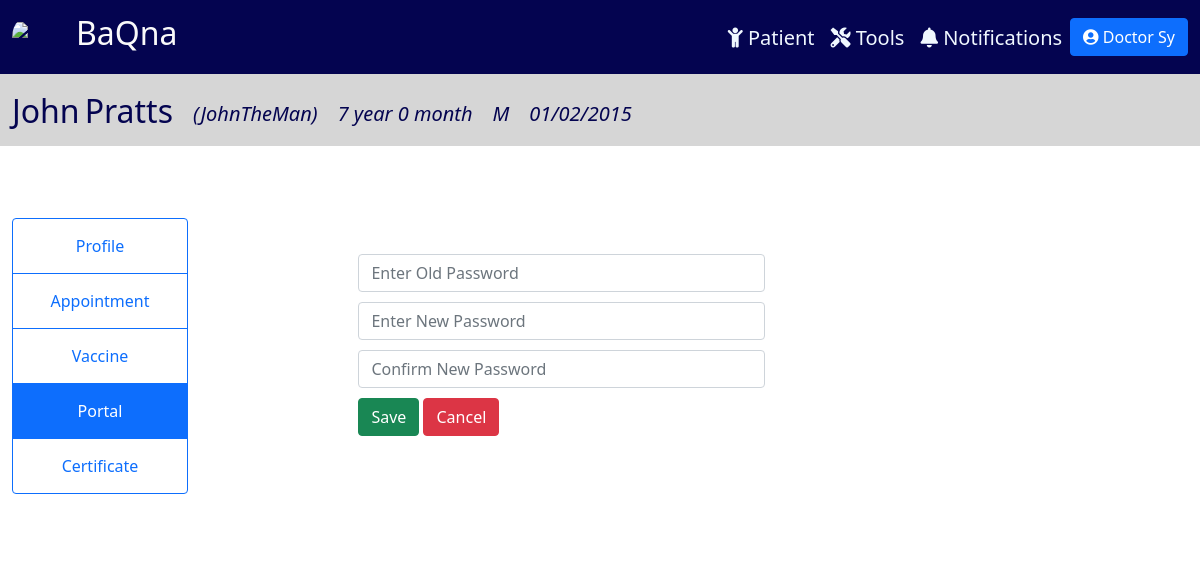
Page /portalEditPass/12 (signed in) on the committed database.
### tracker/models.py (models this page shows, shortened)
class Physician(models.Model):
    CAN_REG = (
        ('Yes', 'Yes'),
        ('No', 'No'),
    )
    user = models.OneToOneField(User, null=True, on_delete=models.CASCADE)
    prefix = models.CharField(max_length=100, null=True, blank=True)
    last_name = models.CharField(max_length=100, null=True)
    first_name = models.CharField(max_length=100, null=True)
    title = models.CharField(max_length=100, null=True, blank=True)
    date_start = models.DateField(null=True, blank=True)
    date_end = models.DateField(null=True, blank=True)
    cell_no = PhoneNumberField(null=True, blank=True)
    doc_type = models.CharField(max_length=100, null=True)
    can_reg = models.CharField(max_length=100, null=True, blank=True, choices=CAN_REG)
    def __str__(self):
        return self.doc_type + " " + self.last_name

class Patient(models.Model):
    SEX = (
        ('M', 'Male'),
        ('F', 'Female'),
    )
    last_name = models.CharField(max_length=100, null=True)
    first_name = models.CharField(max_length=100, null=True)
    middle_name = models.CharField(max_length=100, null=True, blank=True)
    suffix = models.CharField(max_length=2, null=True, blank=True)
    nick_name = models.CharField(max_length=100, null=True, blank=True)
    sex = models.CharField(max_length=1, null=True, choices=SEX)
    birthdate = models.DateField(null=True)
    age = models.CharField(max_length=100, null=True, blank=True)
    attending_doctor = models.ForeignKey(Physician, related_name="docpatient", on_delete=models.CASCADE, null=True)
    cert_date = models.DateField(null=True, blank=True)
    cell_no = PhoneNumberField(null=True, blank=True, validators=[MaxLengthValidator(13)])
    landline = models.CharField(max_length=100, null=True, blank=True)
    email = models.EmailField(max_length=254, null=True, blank=True)
    house_no = models.CharField(max_length=100, null=True, blank=True)
    barangay = models.CharField(max_length=100, null=True, blank=True)
    city = models.CharField(max_length=100, null=True, blank=True)
    region = models.CharField(max_length=100, null=True, blank=True)
    zip = models.IntegerField(null=True, blank=True)
    mfname = models.CharField(max_length=100, null=True, blank=True)
    mlname = models.CharField(max_length=100, null=True, blank=True)
    mcontact = PhoneNumberField(null=True, blank=True)
    memail = models.EmailField(max_length=254, null=True, blank=True)
    ffname = models.CharField(max_length=100, null=True, blank=True)
    flname = models.CharField(max_length=100, null=True, blank=True)
    fcontact = PhoneNumberField(null=True, blank=True)
    femail = models.EmailField(max_length=254, null=True, blank=True)
    c1full_name = models.CharField(max_length=100, null=True, blank=True)
    relation1 = models.CharField(max_length=100, null=True, blank=True)
    c1contact = PhoneNumberField(null=True, blank=True)
    c2full_name = models.CharField(max_length=100, null=True, blank=True)
    relation2 = models.CharField(max_length=100, null=True, blank=True)
    c2contact = PhoneNumberField(null=True, blank=True)

### tracker/views.py (the view, shortened to what this page needs)
# urls.py: path('portalEditPass/<str:pk>', views.portalEditPass, name = 'portalEditPass'),
@login_required(login_url='login')
def portalEditPass(request, pk):
    patient = Patient.objects.get(id=pk)
    try:
        patient_user = PatientUser.objects.get(patient=patient)
    except PatientUser.DoesNotExist:
        patient_user = None
    password_form = PasswordChangeForm(patient_user.user)
    curr_date = datetime.date.today()
    months = curr_date.month - patient.birthdate.month
    years = curr_date.year - patient.birthdate.year
    age = "{} year {} month".format(years, months)
    data = {
        'patient': patient,
        'patient_user': patient_user,
        'password_form': password_form,
        'age': age,
    }
    return render(request, 'tracker/portalEditPass.html', data)

### tracker/templatetags/auth_extras.py (called while the page is built)
@register.filter(name='has_group')
def has_group(user, group_name):
    group = Group.objects.get(name=group_name)
    return True if group in user.groups.all() else False

### tracker/templates/tracker/portalEditPass.html (shortened to what this page needs)
{% include 'tracker/info_header.html' %}
{% block content %}
<div class="container-fluid" style="padding:1%; ">
    <div class="row">
        <div class="col-lg-2" style="background-color: rgb(255, 255, 255); display: flex; justify-content: center; margin-top: 5%;">
            <div class="btn-group-vertical" style="display: block;">
              <a class="btn btn-outline-primary" href="{% url 'patient' patient.id %}">Profile</a>
              <a class="btn btn-outline-primary" href="{% url 'appointment' patient.id %}">Appointment</a>
              <a class="btn btn-outline-primary" href="{% url 'vaccine' patient.id %}">Vaccine</a>
              <a class="btn btn-outline-primary active" href="{% url 'portal' patient.id %}">Portal</a>
              <a class="btn btn-outline-primary" href="{% url 'certificate' patient.id %}">Certificate</a>
            </div>
        </div>
        <div class="col-lg-10" style="background-color: white; padding-top: 8%; padding-bottom: 8%;">
            <div class="portal-fields">
                <div class="col-lg-6" style="margin-left: 15%;">
                  <form action="" method="post">
                    <div class="col-sm-10">
                      <input type="password" name="old_password" autocomplete="new-password"
                                                       class="form-control" required id="id_old_password"
                                                       placeholder="Enter Old Password"/>
                      <input type="password" name="new_password1" autocomplete="new-password"
                                                       class="form-control" required id="id_new_password1"
                                                       placeholder="Enter New Password"/>
                      <input type="password" name="new_password2" autocomplete="new-password"
                                                       required id="id_new_password2" class="form-control"
                                                       placeholder="Confirm New Password"/>
                    </div>
                    <button type="submit" class="btn btn-success">Save</button>
                    <a href="{% url 'portalEdit' patient.id %}" class="btn btn-danger">Cancel</a>
                  </form>
                </div>
            </div>
        </div>
    </div>
</div>
{% endblock content %}

### tracker/templates/tracker/info_header.html
{% extends 'tracker/main.html' %}
{% block content %}
<nav class="navbar navbar-expand-xl" style="background-color: rgb(214, 214, 214);">
    <div class="container-fluid">
      <div class="collapse navbar-collapse me-auto" id="navbarTogglerDemo02">
        <div style="margin-right: auto; margin-top: 10px;">
          <ul class="navbar-nav me-auto mb-2 mb-lg-0 navbar-custom">
            <li class="nav-item" style="margin-right: 5px">
              <h2>{{patient.first_name}}</h2>
            </li>
            <li class="nav-item" style="margin-right: 20px">
              <h2>{{patient.last_name}}</h2>
            </li>
            {% if patient.nick_name %}
            <li class="nav-item" style="margin-right: 20px">
              <i><h5 style="margin-top: 10px;">({{patient.nick_name}})</h5></i>
            </li>
            {% endif %}
            <li class="nav-item" style="margin-right: 20px">
              <i><h5 style="margin-top:10px;">{{age}}</h5></i>
            </li>
            <li class="nav-item" style="margin-right: 20px">
              <i><h5 style="margin-top:10px;">{{patient.sex}}</h5></i>
            </li>
            <li class="nav-item" style="margin-right: 20px">
              <i><h5 style="margin-top:10px;">{{patient.birthdate}}</h5></i>
            </li>
          </ul>
        </div>
      </div>
    </div>
</nav>
{% endblock content %}

### tracker/templates/tracker/main.html (shortened to what this page needs)
{% load static %} {% load auth_extras %}
<!DOCTYPE html>
<html lang="en">
<head>
    <link href="https://cdn.jsdelivr.net/npm/bootstrap@5.1.3/dist/css/bootstrap.min.css" rel="stylesheet">
    <link rel="stylesheet" href="https://cdnjs.cloudflare.com/ajax/libs/font-awesome/5.15.3/css/all.min.css" />
    <link rel="stylesheet" href="https://cdnjs.cloudflare.com/ajax/libs/tempusdominus-bootstrap-4/5.1.2/css/tempusdominus-bootstrap-4.min.css" />
</head>
<body>
  <nav class="navbar navbar-expand-xl" style="background-color: rgb(4, 4, 80);color: white;">
    <div class="container-fluid">
      {% if request.user|has_group:'Patient User' %}
        <a href="{% url 'homePatient' %}" class="navbar-brand">
          <div class="logo-image">
            <img src="https://i.ibb.co/drT8m1M/logo.jpg" class="img-fluid">
          </div>
        </a>
        <a href="{% url 'homePatient' %}"><h2 style="float: left; color: #FAFAFA;">BaQna</h2></a>
      {% else %}
        <a href="{% url 'home' %}" class="navbar-brand">
          <div class="logo-image">
            <img src="https://i.ibb.co/drT8m1M/logo.jpg" class="img-fluid">
          </div>
        </a>
        <a href="{% url 'home' %}"><h2 style="float: left; color: #FAFAFA;">BaQna</h2></a>
      {% endif %}
      <div class="collapse navbar-collapse me-auto" id="navbarTogglerDemo02">
        <div style="margin-left: auto;margin-top: 10px;">
          <ul class="navbar-nav me-auto mb-2 mb-lg-0 navbar-custom">
            {% if request.user|has_group:"Doctor" or request.user|has_group:"Admin" %}
            <li class="nav-item" style="margin-left: 15rem;">
              <a class="nav-link" href="{% url 'home' %}"><h5><i class="fas fa-child"></i> Patient</h5></a>
            </li>
            <li class="nav-item">
              <a class="nav-link" href="{% url 'report' %}"><h5><i class="fas fa-tools"></i> Tools</h5></a>
            </li>
            <li class="nav-item">
              <a class="nav-link" href="{% url 'notifs' %}"><h5><i class="fas fa-bell"></i> Notifications</h5></a>
            </li>
            {% endif %}
            <li class="nav-item">
              <div class="dropdown">
                <button class="btn btn-primary" type="button" id="dropdownMenuButton1" data-bs-toggle="dropdown" aria-expanded="false">
                  <i class="fas fa-user-circle"></i>
                  {% if request.user|has_group:'Doctor' %}
                    {{request.user.physician}}
                  {% elif request.user|has_group:'Patient User' %}
                    {{request.user.patientuser}}
                  {% else %}
                    {{request.user}}
                  {% endif %}
                </button>
              </div>
            </li>
          </ul>
        </div>
      </div>
    </div>
  </nav>
  {% block content %}
  {% endblock %}
</body>
</html>

### tracker/templates/tracker/main.html (style rules this page uses)
body { color:rgb(4, 4, 80); }
.navbar-custom a { color: aliceblue; }
.logo-image { width: 48px; height: 48px; border-radius: 50%; overflow: hidden; }
.btn-group-vertical a { padding: 15px; }

### tracker/templates/tracker/portalEditPass.html (style rules this page uses)
.form-control { margin-bottom: 10px; }
.portal-fields .btn { margin-bottom: 10px; }

### rows in the picture
Patient: first_name "John", last_name "Pratts", nick_name "JohnTheMan", sex "M", birthdate "01/02/2015"

### other values in the picture
{{ request.user.physician }} "Doctor Sy"
